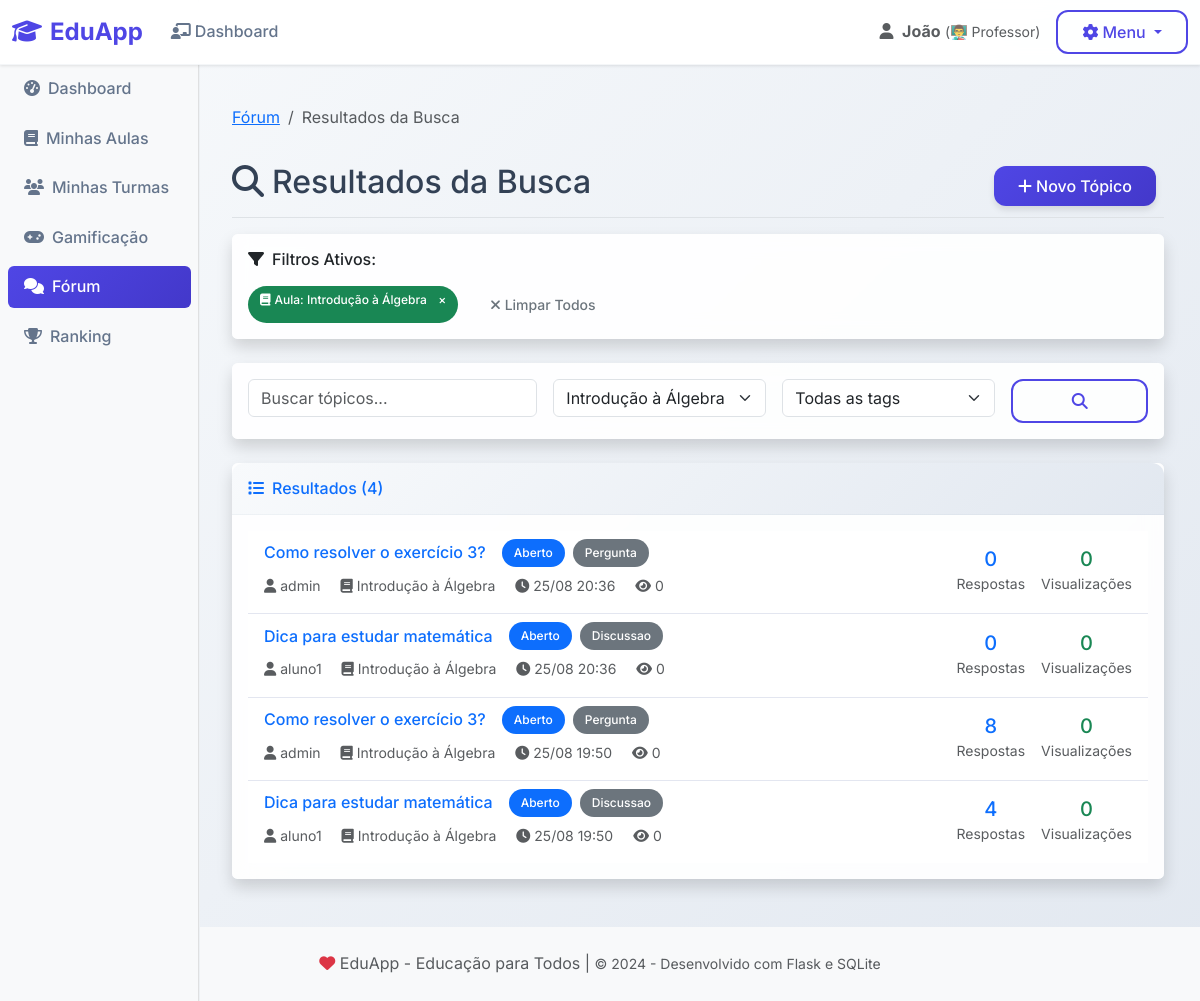
The app's page /forum/buscar?aula_id=1 (signed in) with its own data.
### tables this page shows
CREATE TABLE users (
                id INTEGER PRIMARY KEY AUTOINCREMENT,
                username TEXT UNIQUE NOT NULL,
                email TEXT UNIQUE NOT NULL,
                password_hash TEXT NOT NULL,
                first_name TEXT NOT NULL,
                last_name TEXT NOT NULL,
                user_type TEXT NOT NULL DEFAULT 'student',
                is_active BOOLEAN DEFAULT 1,
                created_at TIMESTAMP DEFAULT CURRENT_TIMESTAMP,
                updated_at TIMESTAMP DEFAULT CURRENT_TIMESTAMP
            );

CREATE TABLE aulas (
                id INTEGER PRIMARY KEY AUTOINCREMENT,
                titulo TEXT NOT NULL,
                descricao TEXT,
                disciplina TEXT NOT NULL,
                serie TEXT NOT NULL,
                link_video TEXT,
                professor_id INTEGER NOT NULL,
                duracao_minutos INTEGER DEFAULT 45,
                dificuldade TEXT DEFAULT 'medio' CHECK (dificuldade IN ('facil', 'medio', 'dificil')),
                created_at TIMESTAMP DEFAULT CURRENT_TIMESTAMP,
                updated_at TIMESTAMP DEFAULT CURRENT_TIMESTAMP,
                FOREIGN KEY (professor_id) REFERENCES users (id)
            );

CREATE TABLE forum_topicos (
                id INTEGER PRIMARY KEY AUTOINCREMENT,
                titulo VARCHAR(200) NOT NULL,
                conteudo TEXT NOT NULL,
                autor_id INTEGER NOT NULL,
                aula_id INTEGER NOT NULL,
                data_criacao DATETIME DEFAULT CURRENT_TIMESTAMP,
                ativo BOOLEAN DEFAULT 1,
                tipo TEXT CHECK (tipo IN ('pergunta', 'discussao', 'anuncio')) DEFAULT 'pergunta',
                status TEXT CHECK (status IN ('aberto', 'resolvido', 'fechado')) DEFAULT 'aberto',
                visualizacoes INTEGER DEFAULT 0,
                FOREIGN KEY (autor_id) REFERENCES users (id),
                FOREIGN KEY (aula_id) REFERENCES aulas (id)
            );

### app.py (the view)
@app.route('/forum/buscar')
@login_required
def forum_buscar():
    query = request.args.get('q', '').strip()
    aula_id = request.args.get('aula_id', '')
    tag_id = request.args.get('tag_id', '')
    if not query and not aula_id and not tag_id:
        return redirect(url_for('forum'))
    try:
        db = get_db()
        cur = db.cursor()
        sql = '''
            SELECT DISTINCT t.id, t.titulo, t.conteudo, t.tipo, t.status, t.data_criacao, t.visualizacoes,
                   u.username as autor_nome, u.user_type as autor_role,
                   a.titulo as aula_titulo,
                   COUNT(r.id) as num_respostas,
                   GROUP_CONCAT(tag.nome) as tags
            FROM forum_topicos t
            JOIN users u ON t.autor_id = u.id
            JOIN aulas a ON t.aula_id = a.id
            LEFT JOIN forum_respostas r ON t.id = r.topico_id AND r.ativo = 1
            LEFT JOIN forum_topicos_tags tt ON t.id = tt.topico_id
            LEFT JOIN forum_tags tag ON tt.tag_id = tag.id
            WHERE t.ativo = 1
        '''
        params = []
        if query:
            sql += ' AND (t.titulo LIKE ? OR t.conteudo LIKE ?)'
            params.extend([f'%{query}%', f'%{query}%'])
        if aula_id:
            sql += ' AND t.aula_id = ?'
            params.append(aula_id)
        if tag_id:
            sql += ' AND tt.tag_id = ?'
            params.append(tag_id)
        sql += ' GROUP BY t.id ORDER BY t.data_criacao DESC'
        cur.execute(sql, params)
        topicos = cur.fetchall()
        cur.execute('SELECT id, titulo FROM aulas ORDER BY titulo')
        aulas = cur.fetchall()
        cur.execute('SELECT id, nome, cor FROM forum_tags ORDER BY nome')
        tags = cur.fetchall()
        cur.close()
        return render_template('forum_busca.html',
                             topicos=topicos,
                             aulas=aulas,
                             tags=tags,
                             query=query,
                             aula_id=aula_id,
                             tag_id=tag_id)
    except Exception as e:
        flash(f'Erro na busca: {e}', 'error')
        return redirect(url_for('forum'))

### templates/forum_busca.html (shortened to what this page needs)
{% extends "base.html" %}
{% block content %}
<div class="container-fluid">
    <div class="row">
        <div class="col-md-3 col-lg-2 d-md-block bg-light sidebar">
            <div class="position-sticky pt-3">
                <ul class="nav flex-column">
                    <li class="nav-item">
                        <a class="nav-link" href="{{ url_for('student_dashboard') }}">
                            <i class="fas fa-tachometer-alt me-2"></i>Dashboard
                        </a>
                    </li>
                    <li class="nav-item">
                        <a class="nav-link" href="{{ url_for('student_aulas') }}">
                            <i class="fas fa-book me-2"></i>Minhas Aulas
                        </a>
                    </li>
                    <li class="nav-item">
                        <a class="nav-link" href="{{ url_for('student_turmas') }}">
                            <i class="fas fa-users me-2"></i>Minhas Turmas
                        </a>
                    </li>
                    <li class="nav-item">
                        <a class="nav-link" href="{{ url_for('student_gamificacao') }}">
                            <i class="fas fa-gamepad me-2"></i>Gamificação
                        </a>
                    </li>
                    <li class="nav-item">
                        <a class="nav-link active" href="{{ url_for('forum') }}">
                            <i class="fas fa-comments me-2"></i>Fórum
                        </a>
                    </li>
                    <li class="nav-item">
                        <a class="nav-link" href="{{ url_for('student_ranking') }}">
                            <i class="fas fa-trophy me-2"></i>Ranking
                        </a>
                    </li>
                </ul>
            </div>
        </div>
        <div class="col-md-9 ms-sm-auto col-lg-10 px-md-4">
            <nav aria-label="breadcrumb" class="mt-3">
                <ol class="breadcrumb">
                    <li class="breadcrumb-item"><a href="{{ url_for('forum') }}">Fórum</a></li>
                    <li class="breadcrumb-item active">Resultados da Busca</li>
                </ol>
            </nav>
            <div class="d-flex justify-content-between flex-wrap flex-md-nowrap align-items-center pt-3 pb-2 mb-3 border-bottom">
                <h1 class="h2">
                    <i class="fas fa-search me-2"></i>Resultados da Busca
                </h1>
                <div class="btn-toolbar mb-2 mb-md-0">
                    <div class="btn-group me-2">
                        <a href="{{ url_for('forum_novo_topico') }}" class="btn btn-primary">
                            <i class="fas fa-plus me-1"></i>Novo Tópico
                        </a>
                    </div>
                </div>
            </div>
            <div class="card shadow mb-4">
                <div class="card-body">
                    <h6 class="mb-3">
                        <i class="fas fa-filter me-2"></i>Filtros Ativos:
                    </h6>
                    <div class="d-flex flex-wrap gap-2">
                        {% if aula_id %}
                        {% for aula in aulas %}
                            {% if aula[0]|string == aula_id %}
                            <span class="badge bg-success">
                                <i class="fas fa-book me-1"></i>Aula: {{ aula[1] }}
                                <a href="{{ url_for('forum_buscar', q=query, tag_id=tag_id) }}"
                                   class="text-white text-decoration-none ms-2">×</a>
                            </span>
                            {% endif %}
                        {% endfor %}
                        {% endif %}
                        <a href="{{ url_for('forum') }}" class="btn btn-sm btn-outline-secondary">
                            <i class="fas fa-times me-1"></i>Limpar Todos
                        </a>
                    </div>
                </div>
            </div>
            <div class="card shadow mb-4">
                <div class="card-body">
                    <form method="GET" action="{{ url_for('forum_buscar') }}" class="row g-3">
                        <div class="col-md-4">
                            <input type="text" class="form-control" name="q" placeholder="Buscar tópicos..."
                                   value="{{ query }}">
                        </div>
                        <div class="col-md-3">
                            <select class="form-select" name="aula_id">
                                {% for aula in aulas %}
                                <option value="{{ aula[0] }}" {% if aula_id == aula[0]|string %}selected{% endif %}>
                                    {{ aula[1] }}
                                </option>
                                {% endfor %}
                            </select>
                        </div>
                        <div class="col-md-3">
                            <select class="form-select" name="tag_id">
                                <option value="">Todas as tags</option>
                            </select>
                        </div>
                        <div class="col-md-2">
                            <button type="submit" class="btn btn-outline-primary w-100">
                                <i class="fas fa-search"></i>
                            </button>
                        </div>
                    </form>
                </div>
            </div>
            <div class="card shadow">
                <div class="card-header py-3">
                    <h6 class="m-0 font-weight-bold text-primary">
                        <i class="fas fa-list me-2"></i>Resultados ({{ topicos|length }})
                    </h6>
                </div>
                <div class="card-body">
                    {% if topicos %}
                        <div class="list-group list-group-flush">
                            {% for topico in topicos %}
                            <div class="list-group-item">
                                <div class="row align-items-center">
                                    <div class="col-md-8">
                                        <div class="d-flex align-items-center mb-2">
                                            <h6 class="mb-0 me-3">
                                                <a href="{{ url_for('forum_topico', topico_id=topico[0]) }}" class="text-decoration-none">
                                                    {{ topico[1] }}
                                                </a>
                                            </h6>
                                            <span class="badge bg-{{ 'success' if topico[4] == 'resolvido' else 'warning' if topico[4] == 'fechado' else 'primary' }}">
                                                {{ topico[4]|title }}
                                            </span>
                                            <span class="badge bg-secondary ms-2">{{ topico[3]|title }}</span>
                                        </div>
                                        <div class="text-muted small mb-2">
                                            <i class="fas fa-user me-1"></i>{{ topico[7] }}
                                            <i class="fas fa-book ms-3 me-1"></i>{{ topico[9] }}
                                            <i class="fas fa-clock ms-3 me-1"></i>{{ format_datetime(topico[5], '%d/%m %H:%M') }}
                                            <i class="fas fa-eye ms-3 me-1"></i>{{ topico[6] }}
                                        </div>
                                    </div>
                                    <div class="col-md-4 text-end">
                                        <div class="d-flex align-items-center justify-content-end">
                                            <div class="text-center me-3">
                                                <div class="h5 mb-0 text-primary">{{ topico[10] }}</div>
                                                <small class="text-muted">Respostas</small>
                                            </div>
                                            <div class="text-center">
                                                <div class="h5 mb-0 text-success">{{ topico[6] }}</div>
                                                <small class="text-muted">Visualizações</small>
                                            </div>
                                        </div>
                                    </div>
                                </div>
                            </div>
                            {% endfor %}
                        </div>
                    {% endif %}
                </div>
            </div>
        </div>
    </div>
</div>
{% endblock %}

### templates/base.html (shortened to what this page needs)
<!DOCTYPE html>
<html lang="pt-BR">
<head>
    <link href="https://cdn.jsdelivr.net/npm/bootstrap@5.3.0/dist/css/bootstrap.min.css" rel="stylesheet">
    <link href="https://cdnjs.cloudflare.com/ajax/libs/font-awesome/6.4.0/css/all.min.css" rel="stylesheet">
</head>
<body>
    <nav class="navbar navbar-expand-lg navbar-light sticky-top">
        <div class="container-fluid">
            <a class="navbar-brand" href="{{ url_for('splash') }}">
                <i class="fas fa-graduation-cap me-2"></i>EduApp
            </a>
            <div class="collapse navbar-collapse" id="navbarNav">
                <ul class="navbar-nav me-auto">
                    {% if current_user.is_authenticated %}
                    {% if current_user.is_admin %}
                    <li class="nav-item">
                        <a class="nav-link" href="{{ url_for('admin_dashboard') }}">
                            <i class="fas fa-tachometer-alt me-1"></i>Dashboard
                        </a>
                    </li>
                    <li class="nav-item">
                        <a class="nav-link" href="{{ url_for('admin_usuarios') }}">
                            <i class="fas fa-users me-1"></i>Usuários
                        </a>
                    </li>
                    <li class="nav-item">
                        <a class="nav-link" href="{{ url_for('admin_relatorios') }}">
                            <i class="fas fa-chart-bar me-1"></i>Relatórios
                        </a>
                    </li>
                    {% elif current_user.is_professor %}
                    <li class="nav-item">
                        <a class="nav-link" href="{{ url_for('professor_dashboard') }}">
                            <i class="fas fa-chalkboard-teacher me-1"></i>Dashboard
                        </a>
                    </li>
                    {% endif %}
                    {% endif %}
                </ul>
                <div class="d-flex align-items-center">
                    {% if current_user.is_authenticated %}
                    <div class="me-3 d-none d-md-block">
                        <span class="text-muted">
                            <i class="fas fa-user me-1"></i>
                            <strong>{{ current_user.first_name }}</strong>
                            <small class="text-muted">({{ get_user_type_display(current_user.user_type) }})</small>
                        </span>
                    </div>
                    <div class="dropdown">
                        <button class="btn btn-outline-primary dropdown-toggle" type="button" data-bs-toggle="dropdown">
                            <i class="fas fa-cog me-1"></i>Menu
                        </button>
                    </div>
                    {% endif %}
                </div>
            </div>
        </div>
    </nav>
    <main class="container-fluid my-4">
        {% block content %}
        {% endblock %}
    </main>
    <footer class="bg-light text-center text-muted py-4 mt-5">
        <div class="container">
            <p class="mb-0">
                <i class="fas fa-heart text-danger"></i>
                EduApp - Educação para Todos |
                <small>&copy; 2024 - Desenvolvido com Flask e SQLite</small>
            </p>
        </div>
    </footer>
</body>
</html>

### records on screen
users: first_name "João", user_type "👨‍🏫 Professor"
aulas: titulo "Introdução à Álgebra"
forum_topicos: titulo "Como resolver o exercício 3?", status "Aberto", tipo "Pergunta", topico "admin", topico "Introdução à Álgebra", data_criacao "25/08 20:36", visualizacoes "0"
forum_topicos: titulo "Dica para estudar matemática", status "Aberto", tipo "Discussao", topico "aluno1", topico "Introdução à Álgebra", data_criacao "25/08 20:36", visualizacoes "0"
forum_topicos: titulo "Como resolver o exercício 3?", status "Aberto", tipo "Pergunta", topico "admin", topico "Introdução à Álgebra", data_criacao "25/08 19:50", visualizacoes "0", topico "8"
forum_topicos: titulo "Dica para estudar matemática", status "Aberto", tipo "Discussao", topico "aluno1", topico "Introdução à Álgebra", data_criacao "25/08 19:50", visualizacoes "0", topico "4"

### other values on screen
{{ topicos|length }} "4"
form field aula_id "Introdução à Álgebra"
